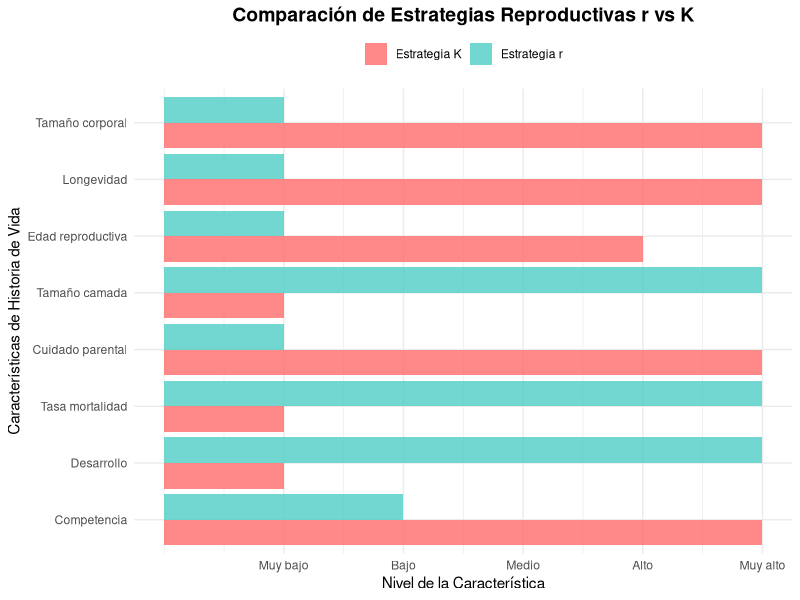
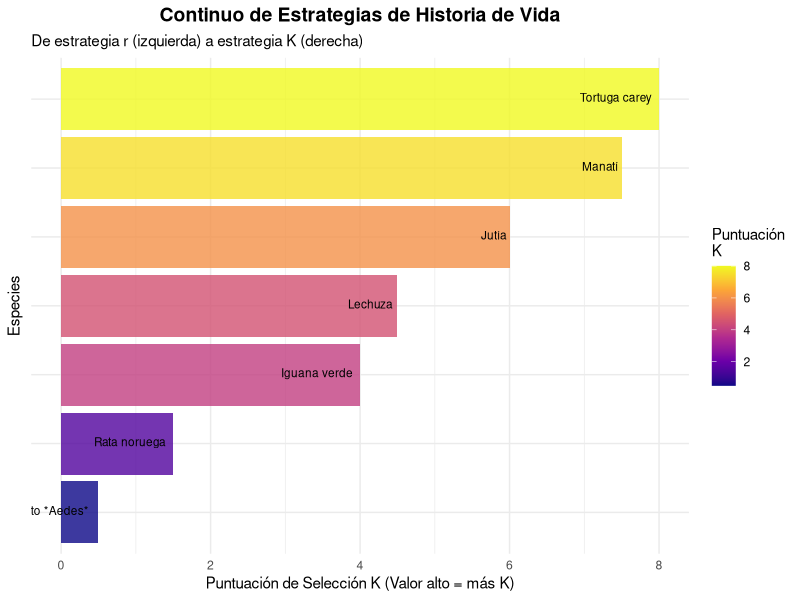
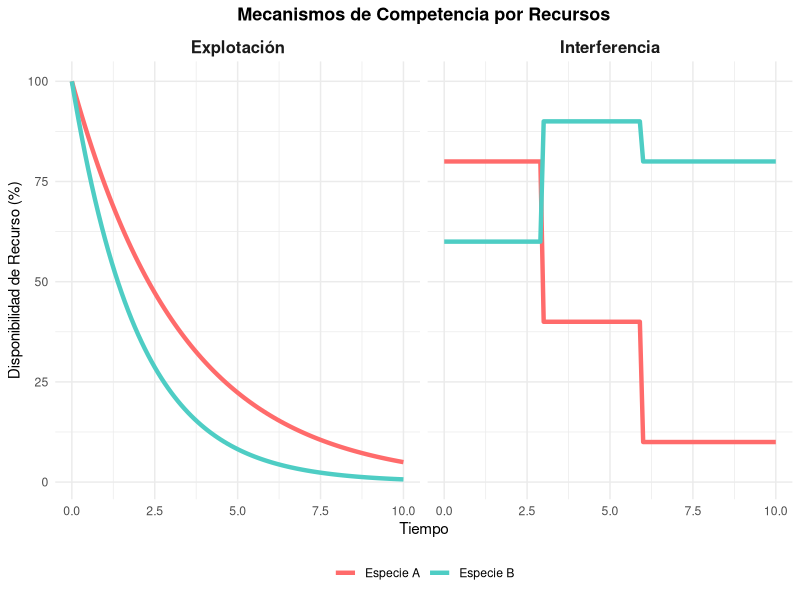
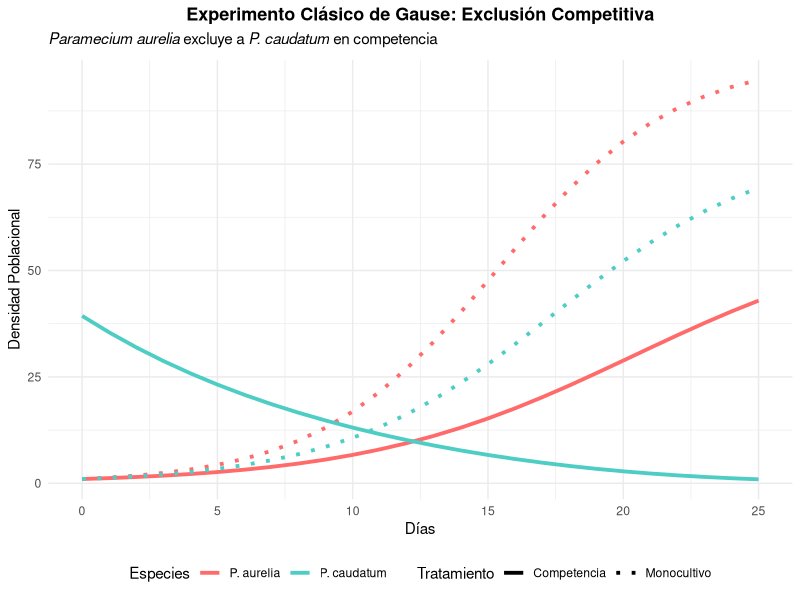
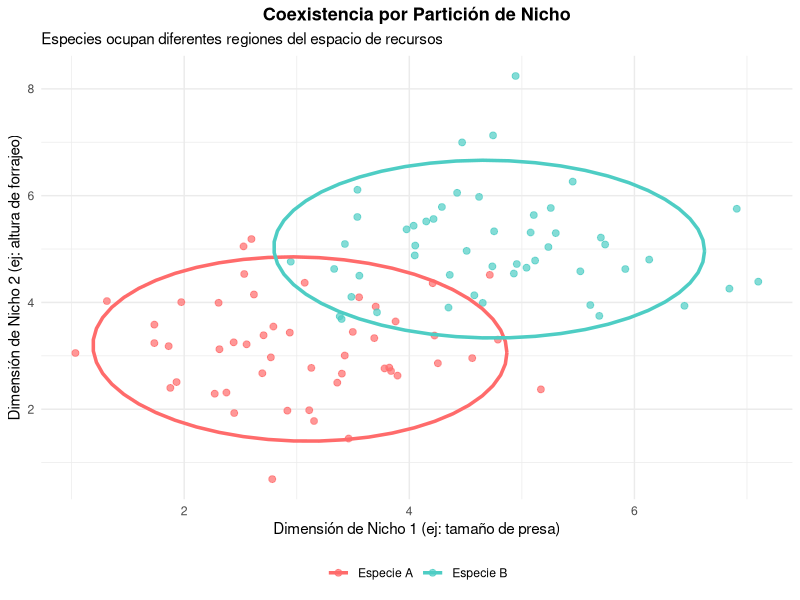
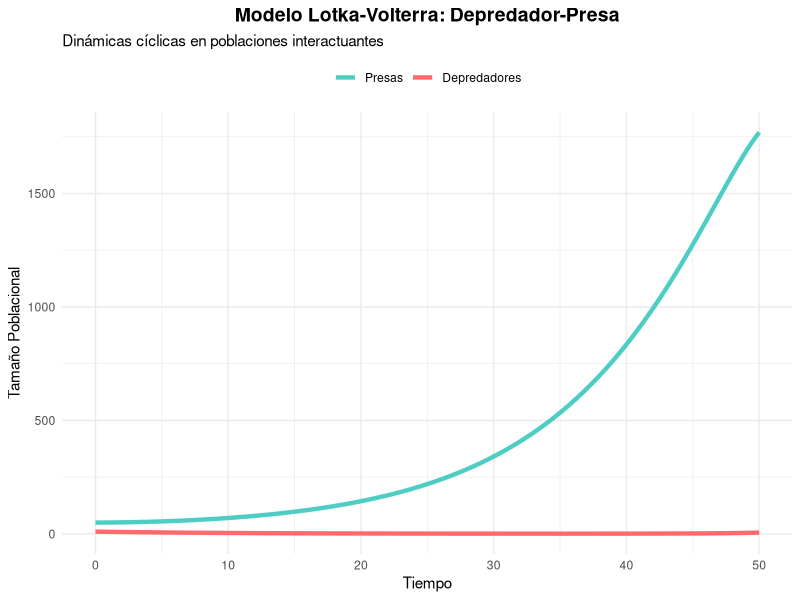
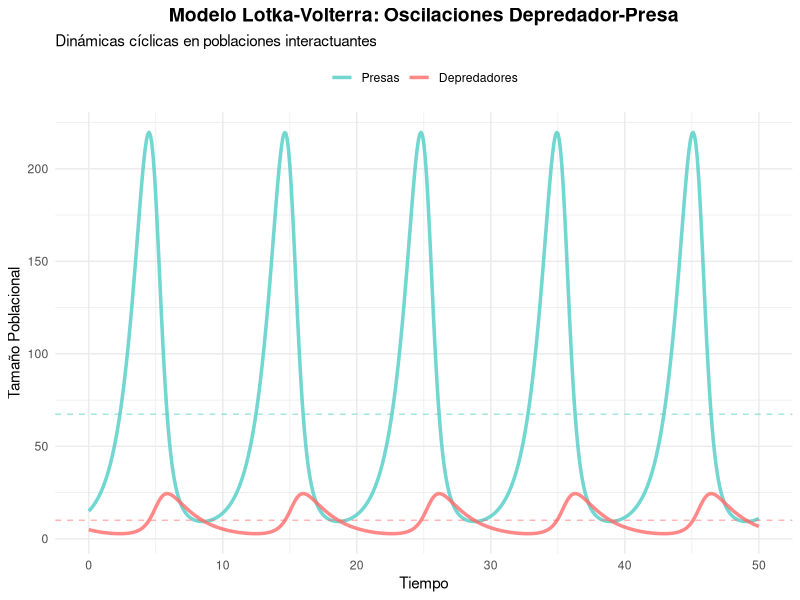

These charts were generated, in order, by the following R code:
## ---- chunk 1
options(htmltools.dir.version = FALSE)
knitr::opts_chunk$set(
  fig.width = 10, 
  fig.height = 6, 
  fig.retina = 3,
  out.width = "100%",
  cache = FALSE,
  echo = FALSE,
  message = FALSE, 
  warning = FALSE,
  hiline = TRUE
)

# Cargar librerías necesarias
suppressPackageStartupMessages({
  library(ggplot2)
  library(dplyr)
  library(knitr)
  library(viridis)
})

# Configurar tema por defecto
theme_set(theme_minimal())
## ---- chunk 2
# Crear datos comparativos para estrategias r y K
traits <- c("Tamaño corporal", "Longevidad", "Edad reproductiva", 
           "Tamaño camada", "Cuidado parental", "Tasa mortalidad",
           "Desarrollo", "Competencia")

r_values <- c(1, 1, 1, 5, 1, 5, 5, 2)
K_values <- c(5, 5, 4, 1, 5, 1, 1, 5)

rk_data <- data.frame(
  trait = rep(traits, 2),
  value = c(r_values, K_values),
  strategy = rep(c("Estrategia r", "Estrategia K"), each = length(traits))
)

rk_data$trait <- factor(rk_data$trait, levels = rev(traits))

ggplot(rk_data, aes(x = trait, y = value, fill = strategy)) +
  geom_col(position = "dodge", alpha = 0.8) +
  coord_flip() +
  scale_fill_manual(values = c("#FF6B6B", "#4ECDC4")) +
  scale_y_continuous(breaks = 1:5, 
                     labels = c("Muy bajo", "Bajo", "Medio", "Alto", "Muy alto")) +
  theme_minimal() +
  theme(legend.position = "top",
        legend.title = element_blank(),
        plot.title = element_text(size = 14, face = "bold", hjust = 0.5)) +
  labs(title = "Comparación de Estrategias Reproductivas r vs K",
       x = "Características de Historia de Vida",
       y = "Nivel de la Característica")
## ---- chunk 3

# Crear datos para mostrar el continuo r-K CORREGIDO
species_data <- data.frame(
  species = c("Mosquito *Aedes*", "Rata noruega", "Iguana verde", 
              "Lechuza", "Jutía", "Manatí", "Tortuga carey"),
  # VALORES INVERTIDOS: Ahora un valor alto significa más K.
  k_score = c(0.5, 1.5, 4.0, 4.5, 6.0, 7.5, 8.0), # Antes era r_score
  longevity = c(0.1, 2, 15, 10, 8, 60, 80),
  body_size = c(0.001, 0.3, 4, 0.5, 2, 400, 80),
  offspring = c(200, 40, 30, 4, 3, 1, 3)
)

ggplot(species_data, aes(x = reorder(species, k_score), y = k_score)) +
  geom_col(aes(fill = k_score), alpha = 0.8) +
  geom_text(aes(label = species), angle = 0, hjust = 1.1, vjust = 0.3, size = 3) +
  scale_fill_viridis_c(name = "Puntuación\nK", option = "plasma") +
  coord_flip() +
  theme_minimal() +
  theme(legend.position = "right",
        plot.title = element_text(size = 14, face = "bold", hjust = 0.5),
        axis.text.y = element_blank()) +
  labs(title = "Continuo de Estrategias de Historia de Vida",
       subtitle = "De estrategia r (izquierda) a estrategia K (derecha)",
       x = "Especies", 
       # ETIQUETA DEL EJE Y CAMBIADA para reflejar correctamente la escala
       y = "Puntuación de Selección K (Valor alto = más K)")
## ---- chunk 4
# Gráfico conceptual de mecanismos de competencia
resource_time <- seq(0, 10, by = 0.1)

# Competencia por explotación
exploitation_A <- 100 * exp(-0.3 * resource_time)
exploitation_B <- 100 * exp(-0.5 * resource_time)

# Competencia por interferencia (con eventos de exclusión)
interference_A <- ifelse(resource_time < 3, 80, ifelse(resource_time < 6, 40, 10))
interference_B <- ifelse(resource_time < 3, 60, ifelse(resource_time < 6, 90, 80))

comp_data <- data.frame(
  time = rep(resource_time, 4),
  resource = c(exploitation_A, exploitation_B, interference_A, interference_B),
  species = rep(c("Especie A", "Especie B"), each = length(resource_time), times = 2),
  mechanism = rep(c("Explotación", "Interferencia"), each = 2 * length(resource_time))
)

ggplot(comp_data, aes(x = time, y = resource, color = species)) +
  geom_line(size = 1.5) +
  facet_wrap(~mechanism, ncol = 2) +
  scale_color_manual(values = c("#FF6B6B", "#4ECDC4")) +
  theme_minimal() +
  theme(legend.position = "bottom",
        legend.title = element_blank(),
        strip.text = element_text(size = 12, face = "bold"),
        plot.title = element_text(size = 13, face = "bold", hjust = 0.5)) +
  labs(title = "Mecanismos de Competencia por Recursos",
       x = "Tiempo", 
       y = "Disponibilidad de Recurso (%)")
## ---- chunk 5
# Simulación del experimento clásico de Gause con Paramecium
time_days <- seq(0, 25, by = 1)

# *P. aurelia* sola (control)
aurelia_alone <- 100 / (1 + 99 * exp(-0.3 * time_days))

# *P. caudatum* sola (control)  
caudatum_alone <- 80 / (1 + 79 * exp(-0.25 * time_days))

# Competencia (P. aurelia gana)
aurelia_comp <- 60 / (1 + 59 * exp(-0.2 * time_days))
caudatum_comp <- pmax(0, 40 * exp(-0.1 * time_days) * (1 - aurelia_comp/60))

gause_data <- data.frame(
  day = rep(time_days, 4),
  population = c(aurelia_alone, caudatum_alone, aurelia_comp, caudatum_comp),
  species = rep(c("P. aurelia", "P. caudatum"), each = length(time_days), times = 2),
  treatment = rep(c("Monocultivo", "Competencia"), each = 2 * length(time_days))
)

ggplot(gause_data, aes(x = day, y = population, color = species, linetype = treatment)) +
  geom_line(size = 1.3) +
  scale_color_manual(values = c("#FF6B6B", "#4ECDC4")) +
  scale_linetype_manual(values = c("solid", "dotted")) +
  theme_minimal() +
  theme(legend.position = "bottom",
        plot.title = element_text(size = 13, face = "bold", hjust = 0.5)) +
  labs(title = "Experimento Clásico de Gause: Exclusión Competitiva",
       subtitle = expression(italic("Paramecium aurelia") ~ "excluye a" ~ italic("P. caudatum") ~ "en competencia"),
       x = "Días", 
       y = "Densidad Poblacional",
       color = "Especies",
       linetype = "Tratamiento")
## ---- chunk 6
# Gráfico de nicho multidimensional
set.seed(123)
n_points <- 50

# Especie A - nicho en dimensión X-Y
species_A_x <- rnorm(n_points, 3, 1)
species_A_y <- rnorm(n_points, 3, 1)

# Especie B - nicho en dimensión X-Z (partición)
species_B_x <- rnorm(n_points, 5, 1)
species_B_y <- rnorm(n_points, 5, 1)

coexist_data <- data.frame(
  x = c(species_A_x, species_B_x),
  y = c(species_A_y, species_B_y),
  species = rep(c("Especie A", "Especie B"), each = n_points)
)

ggplot(coexist_data, aes(x = x, y = y, color = species)) +
  geom_point(alpha = 0.7, size = 2) +
  stat_ellipse(level = 0.9, size = 1.2) +
  scale_color_manual(values = c("#FF6B6B", "#4ECDC4")) +
  theme_minimal() +
  theme(legend.position = "bottom",
        legend.title = element_blank(),
        plot.title = element_text(size = 13, face = "bold", hjust = 0.5)) +
  labs(title = "Coexistencia por Partición de Nicho",
       subtitle = "Especies ocupan diferentes regiones del espacio de recursos",
       x = "Dimensión de Nicho 1 (ej: tamaño de presa)",
       y = "Dimensión de Nicho 2 (ej: altura de forrajeo)")
## ---- chunk 7
# Simulación del modelo Lotka-Volterra
library(deSolve)

# Parámetros del modelo
parms <- c(r = 0.1, a = 0.01, e = 0.02, m = 0.1)

# Función del sistema de ecuaciones
lotka_volterra <- function(t, state, parms) {
  with(as.list(c(state, parms)), {
    dN <- r*N - a*N*P
    dP <- e*a*N*P - m*P
    list(c(dN, dP))
  })
}

# Condiciones iniciales
state <- c(N = 50, P = 10)
times <- seq(0, 50, by = 0.1)

# Resolver las ecuaciones
lv_solution <- ode(y = state, times = times, func = lotka_volterra, parms = parms)
lv_df <- as.data.frame(lv_solution)

# Convertir a formato largo para ggplot
lv_long <- reshape2::melt(lv_df, id.vars = "time", variable.name = "species", value.name = "population")
lv_long$species <- factor(lv_long$species, levels = c("N", "P"), labels = c("Presas", "Depredadores"))

ggplot(lv_long, aes(x = time, y = population, color = species)) +
  geom_line(size = 1.5) +
  scale_color_manual(values = c("#4ECDC4", "#FF6B6B")) +
  theme_minimal() +
  theme(legend.position = "top",
        legend.title = element_blank(),
        plot.title = element_text(size = 14, face = "bold", hjust = 0.5)) +
  labs(title = "Modelo Lotka-Volterra: Depredador-Presa",
       subtitle = "Dinámicas cíclicas en poblaciones interactuantes",
       x = "Tiempo", 
       y = "Tamaño Poblacional")
## ---- chunk 8
# Simulación del modelo Lotka-Volterra
library(deSolve)
library(ggplot2)
library(reshape2)

# Parámetros del modelo AJUSTADOS para oscilaciones
parms <- c(r = 1.0,    # Tasa de crecimiento de presas (aumentada)
           a = 0.1,    # Tasa de depredación (aumentada)
           e = 0.075,  # Eficiencia de conversión (ajustada)
           m = 0.5)    # Tasa de mortalidad de depredadores (aumentada)

# Función del sistema de ecuaciones
lotka_volterra <- function(t, state, parms) {
  with(as.list(c(state, parms)), {
    dN <- r*N - a*N*P
    dP <- e*a*N*P - m*P
    list(c(dN, dP))
  })
}

# Condiciones iniciales (más desbalanceadas para ver oscilación)
state <- c(N = 15, P = 5)  # Menos presas, más depredadores iniciales
times <- seq(0, 50, by = 0.1)

# Resolver las ecuaciones
lv_solution <- ode(y = state, times = times, func = lotka_volterra, parms = parms)
lv_df <- as.data.frame(lv_solution)

# Convertir a formato largo para ggplot
lv_long <- reshape2::melt(lv_df, id.vars = "time", variable.name = "species", value.name = "population")
lv_long$species <- factor(lv_long$species, levels = c("N", "P"), labels = c("Presas", "Depredadores"))

ggplot(lv_long, aes(x = time, y = population, color = species)) +
  geom_line(size = 1.2, alpha = 0.8) +
  scale_color_manual(values = c("#4ECDC4", "#FF6B6B")) +
  theme_minimal() +
  theme(legend.position = "top",
        legend.title = element_blank(),
        plot.title = element_text(size = 14, face = "bold", hjust = 0.5)) +
  labs(title = "Modelo Lotka-Volterra: Oscilaciones Depredador-Presa",
       subtitle = "Dinámicas cíclicas en poblaciones interactuantes",
       x = "Tiempo", 
       y = "Tamaño Poblacional") +
  # Añadir una guía para ayudar a visualizar el desfase
  geom_hline(yintercept = mean(lv_df$N), linetype = "dashed", color = "#4ECDC4", alpha = 0.5) +
  geom_hline(yintercept = mean(lv_df$P), linetype = "dashed", color = "#FF6B6B", alpha = 0.5)
